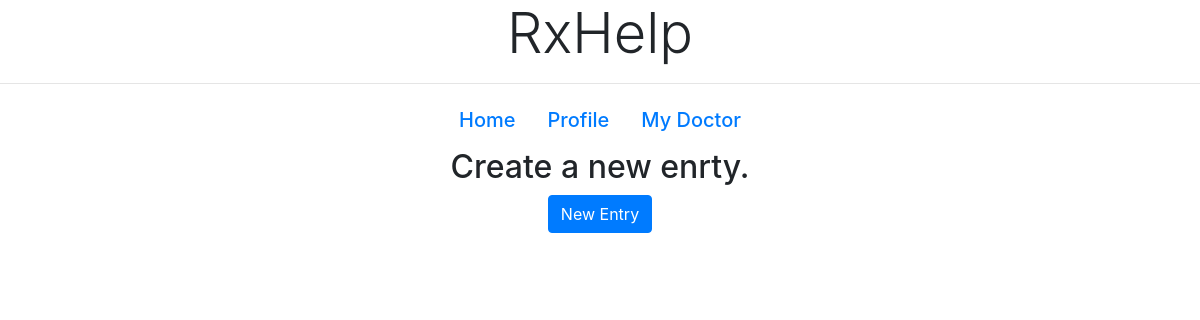
Before: /patientHome/9438 with the older database file.
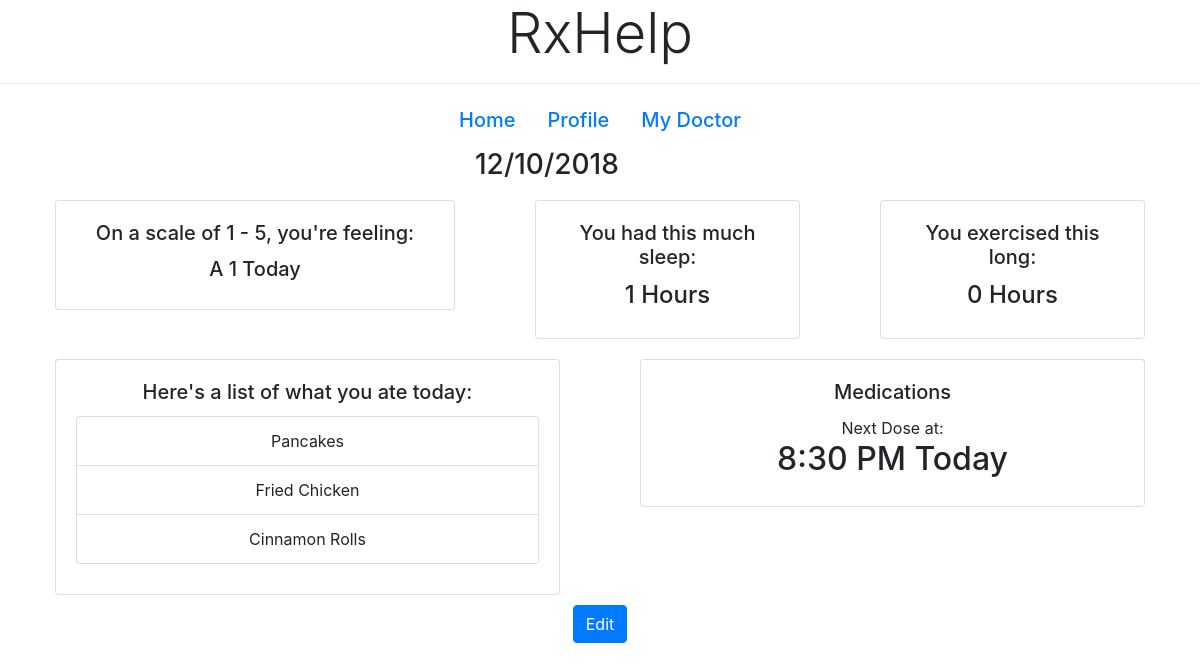
After: the same page with the newer database file.
### tables this page shows
CREATE TABLE entries(
date DATE NOT NULL,
patient_id INT,
entry_id INT PRIMARY KEY,
mood INT, 
sleep INT,
exercise INT,
medication TIME NOT NULL,
diet VARCHAR(255) NOT NULL,
img LONGBLOB NOT NULL
);

CREATE TABLE foods(
  date DATE NOT NULL,
  food VARCHAR(255) NOT NULL,
  id_num INT NOT NULL
);

### app.py (the view)
@app.route('/patientHome/<id_num>', methods=["GET", "POST"])
def homeP(id_num):
    cur = conn.cursor()
    cur.execute("select * from entries where patient_id = ? and date = strftime('%m/%d/%Y', 'now', 'localtime')", (id_num,))
    data = cur.fetchall()
    cur.execute("select * from foods where id_num = ? and date = strftime('%m/%d/%Y', 'now', 'localtime')", (id_num,))
    foods = cur.fetchall()
    return render_template('patient/patientHome.html', data=data, foods=foods, id_num=id_num)

### templates/patient/patientHome.html (shortened to what this page needs)
<!DOCTYPE html>
<html lang="en">
<head>
  <link rel="stylesheet" href="https://stackpath.bootstrapcdn.com/bootstrap/4.1.3/css/bootstrap.min.css"
>
</head>
<body>
<b><h1 style="text-align: center;" class="display-4">RxHelp</h1></b>
<hr>
<ul class="nav justify-content-center">
  <li class="nav-item">
    <a class="nav-link active" href="/patientHome/{{id_num}}"><h5>Home</h5></a>
  </li>
  <li class="nav-item">
    <a class="nav-link" href="/patientProfile/{{id_num}}"><h5>Profile</h5></a>
  </li>
  <li class="nav-item">
    <a class="nav-link" href="/patientMyDoctor/{{id_num}}"><h5>My Doctor</h5></a>
  </li>
</ul>
{% for o in data%}
<div id="boxy" class="container">
  <div class="row" style="text-align: center">
    <div class="col">
      <div class="row" style="margin: auto; max-width: 250px">
      <h3>{{o[0]}}</h3>
    </div>
  </div>
  <div id="myUL">
    <div class="row">
      <div class="col">
        <div class="col">
          <div style="margin: 10px; width: 400px" class="card">
            <div class="card-body" align="center">
              <h5 class="card-title">On a scale of 1 - 5, you're feeling:  </h5>
               <h5>A {{o[3]}} Today</h5>
            </div>
          </div>
        </div>
      </div>
      <div class="col">
        <div class="col">
          <div style="margin: 10px;" id="sleep" class="card">
            <div class="card-body">
              <h5 class="card-title">You had this much sleep:</h5>
              <h4>{{o[4]}} Hours</h4>
            </div>
          </div>
        </div>
      </div>
      <div class="col">
        <div class="col">
          <div style="margin: 10px;" id="exercise" class="card" style="width: 18rem;">
            <div class="card-body">
              <h5 class="card-title">You exercised this long:</h5>
              <h4>{{o[5]}} Hours</h4>
            </div>
          </div>
        </div>
      </div>
    </div>
    <div id="row2">
      <div class="center row">
        <div class="col center">
          <div class="col">
            <div style="margin: 10px" id="Food" class="card">
              <div class="card-body">
                <h5 class="card-title">Here's a list of what you ate today:</h5>
                <ul class="list-group">
                  {% for f in foods %}
                  <li class="list-group-item">{{f[1]}}</li>
                  {% endfor %}
                </ul>
              </div>
            </div>
          </div>
        </div>
        <div class="col">
          <div class="col">
            <div style="margin: 10px;" id="medication" class="card" style="width: 18rem;">
              <div class="card-body">
                <h5 class="card-title">Medications</h5>
                <a>Next Dose at:</a><br>
                <h2>{{o[6]}} {{o[7]}} Today</h2>
              </div>
            </div>
          </div>
        </div>
      </div>
    </div>
    <div align="center">
      <a type="button" class="btn btn-primary" href="/patientHome/edit/{{o[1]}}">Edit</a>
    </div>
  </div>
</div>
</div>
{% endfor %}
<div align="center">
  <div id="newentry">
            <h2> Create a new enrty. </h2>
  <a type="submit" class="btn btn-primary" href="/newEntry/{{id_num}}">New Entry</a>
  </div>
</div>
</body>
</html>

### templates/patient/patientHome.html (style rules this page uses)
body { background-image: url("https://patientengagementhit.com/images/site/features/_large/patient-healthcare-access-header.jpg"); background-size: auto auto; }
.list-group { max-height: 300px; margin-bottom: 10px; overflow:scroll; -webkit-overflow-scrolling: touch; }
#boxy { background-color: rgba(255, 255, 255, 0.6); }

Changed rows visible on the page:
added entries: date "12/10/2018", mood "1", sleep "1", exercise "0", medication "8:30", diet "PM"
added foods: food "Pancakes"
added foods: food "Fried Chicken"
added foods: food "Cinnamon Rolls"
Other visible differences:
text no longer shown: "Create a new enrty. New Entry"
